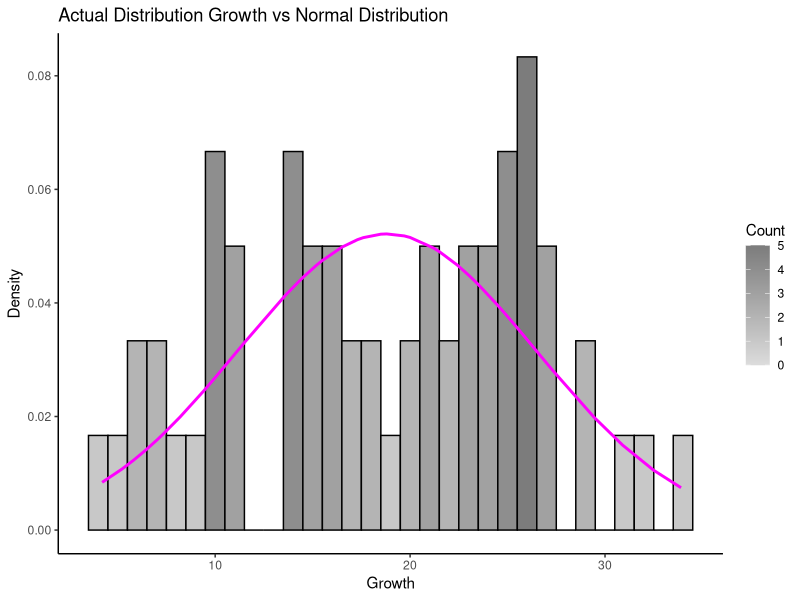

Source code (R): (Note: this script raises an error after producing the figure.)
## ---- chunk 1
    library(datasets)
    data("ToothGrowth")
    str(ToothGrowth)
## ---- chunk 2
    summary(ToothGrowth)
## ---- chunk 3
    library(ggplot2)
    ggplot(data=ToothGrowth,aes(x=len))+
            geom_histogram(aes(y=..density..,fill=..count..),
                           binwidth=1,
                           color="black")+
            scale_fill_gradient("Count",
                                low="#DCDCDC",
                                high="#7C7C7C")+
            labs(title="Actual Distribution Growth vs Normal Distribution",
                 x="Growth",
                 y="Density")+
            geom_line(aes(y=dnorm(x=ToothGrowth$len,mean=mean(ToothGrowth$len),sd=sd(ToothGrowth$len))),
                      color="magenta",
                      size=1)+
            theme_classic()
## ---- chunk 4
    with(ToothGrowth,t.test(len~supp,alternative="two.sided",mu=0,conf.level=0.95, paired=FALSE))
## ---- chunk 5
    halfdose<-ToothGrowth[ToothGrowth$dose==0.5,]
    fulldose<-ToothGrowth[ToothGrowth$dose==1.0,]
    doubledose<-ToothGrowth[ToothGrowth$dose==2.0,]
## ---- chunk 6
    with(halfdose,t.test(len~supp,alternative="two.sided",mu=0,conf.level=0.95,paired=FALSE))
## ---- chunk 7
    with(fulldose,t.test(len~supp,alternative="two.sided",mu=0,conf.level=0.95,paired=FALSE))
## ---- chunk 8
    with(doubledose,t.test(len~supp,alternative="two.sided",mu=0,conf.level=0.95,paired=FALSE))
